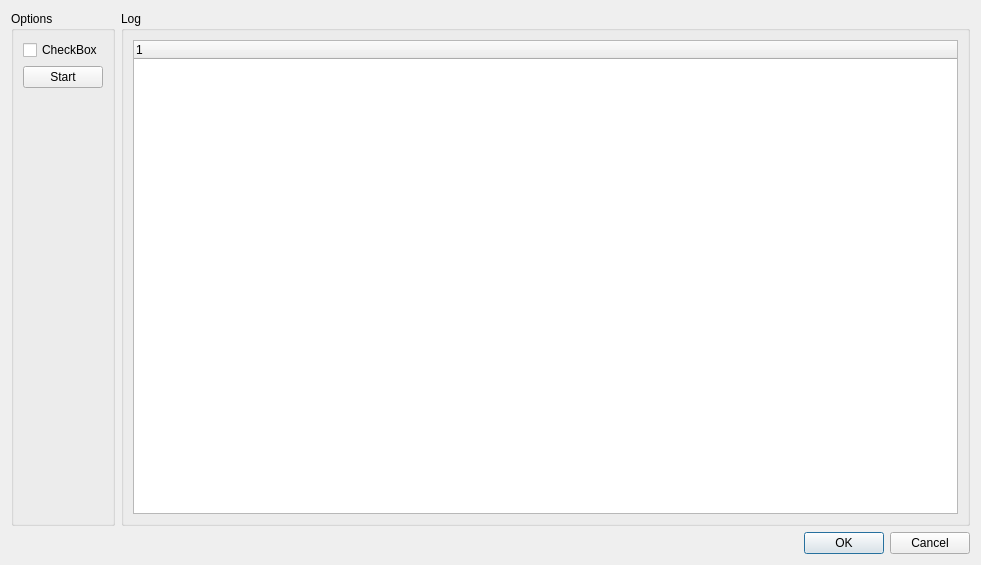
<?xml version="1.0" encoding="UTF-8"?>
<ui version="4.0">
 <class>Troubleshooter</class>
 <widget class="QDialog" name="Troubleshooter">
  <property name="geometry">
   <rect>
    <x>0</x>
    <y>0</y>
    <width>981</width>
    <height>565</height>
   </rect>
  </property>
  <property name="windowTitle">
   <string>Cleanunp and troubleshooting</string>
  </property>
  <layout class="QVBoxLayout" name="verticalLayout_3">
   <item>
    <layout class="QHBoxLayout" name="horizontalLayout">
     <item>
      <widget class="QGroupBox" name="groupBox">
       <property name="title">
        <string>Options</string>
       </property>
       <layout class="QVBoxLayout" name="verticalLayout_2">
        <item>
         <widget class="QCheckBox" name="checkBox">
          <property name="text">
           <string>CheckBox</string>
          </property>
         </widget>
        </item>
        <item>
         <widget class="QPushButton" name="pushButton">
          <property name="text">
           <string>Start</string>
          </property>
         </widget>
        </item>
        <item>
         <spacer name="verticalSpacer">
          <property name="orientation">
           <enum>Qt::Vertical</enum>
          </property>
          <property name="sizeHint" stdset="0">
           <size>
            <width>20</width>
            <height>40</height>
           </size>
          </property>
         </spacer>
        </item>
       </layout>
      </widget>
     </item>
     <item>
      <widget class="QGroupBox" name="groupBox_2">
       <property name="title">
        <string>Log</string>
       </property>
       <layout class="QVBoxLayout" name="verticalLayout">
        <item>
         <widget class="QTreeWidget" name="treeWidget">
          <column>
           <property name="text">
            <string notr="true">1</string>
           </property>
          </column>
         </widget>
        </item>
       </layout>
      </widget>
     </item>
    </layout>
   </item>
   <item>
    <widget class="QDialogButtonBox" name="buttonBox">
     <property name="orientation">
      <enum>Qt::Horizontal</enum>
     </property>
     <property name="standardButtons">
      <set>QDialogButtonBox::Cancel|QDialogButtonBox::Ok</set>
     </property>
    </widget>
   </item>
  </layout>
 </widget>
 <resources/>
 <connections>
  <connection>
   <sender>buttonBox</sender>
   <signal>accepted()</signal>
   <receiver>Troubleshooter</receiver>
   <slot>accept()</slot>
   <hints>
    <hint type="sourcelabel">
     <x>248</x>
     <y>254</y>
    </hint>
    <hint type="destinationlabel">
     <x>157</x>
     <y>274</y>
    </hint>
   </hints>
  </connection>
  <connection>
   <sender>buttonBox</sender>
   <signal>rejected()</signal>
   <receiver>Troubleshooter</receiver>
   <slot>reject()</slot>
   <hints>
    <hint type="sourcelabel">
     <x>316</x>
     <y>260</y>
    </hint>
    <hint type="destinationlabel">
     <x>286</x>
     <y>274</y>
    </hint>
   </hints>
  </connection>
 </connections>
</ui>
